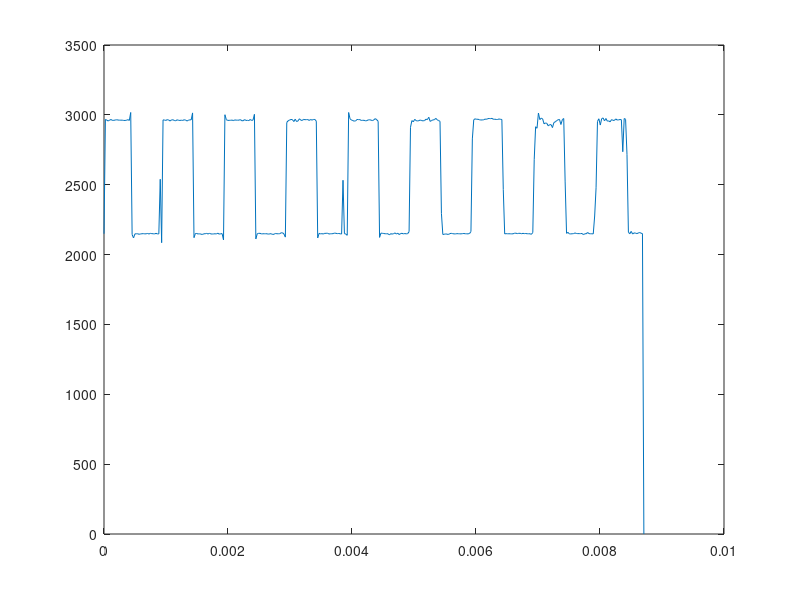

MATLAB code to generate this figure:

x = (0:1/44100:3*128/44100);

%100hz @200mv
y1 = [2368, 2212, 2377, 2381, 1993, 2397, 2388, 2393, 2396, 1791, 2400, 2415, 2415, 2412, 1777, 2417, 2412, 2420, 2454, 390, 2372, 2431, 2412, 2448, 920, 2439, 2425, 2440, 1967, 2429, 2493, 2449, 2450, 323, 2457, 2462, 2478, 2414, 288, 282, 2454, 2440, 2458, 2465, 1930, 2439, 2461, 2457, 1946, 917, 2458, 2448, 2457, 2460, 2460, 2461, 2453, 2485, 2004, 3998, 2453, 2453, 2455, 2458, 2445, 2423, 2449, 2424, 2076, 2442, 2442, 2437, 2439, 2309, 2437, 2490, 2429, 2426, 2117, 2421, 2421, 2417, 2412, 2151, 2403, 2400, 2402, 2400, 2177, 2376, 2394, 2387, 2384, 2224, 2378, 2370, 2369, 2364, 2358, 2360, 2355, 2352, 2349, 2201, 2345, 2337, 2333, 2330, 2280, 2324, 2317, 2308, 2310, 2306, 2317, 2338, 2305, 2284, 2295, 2286, 2286, 2277, 2256, 2341, 2260, 2276, 2245, 2244, 1645, 2212, 2235, 2191, 2215, 2175, 2210, 2173, 2121, 2166, 2400, 2181, 2153, 2155, 2147, 2129, 2125, 2123, 2121, 2112, 2116, 2114, 2107, 2112, 2105, 2106, 2106, 2093, 2093, 2094, 2109, 2089, 2089, 2079, 2074, 2072, 2069, 2055, 2052, 2064, 2454, 412, 2048, 2084, 2046, 4038, 2046, 2023, 2035, 2058, 2458, 2017, 2017, 1942, 1958, 3997, 1946, 1994, 1963, 1892, 2453, 1964, 1980, 1920, 1963, 1830, 1813, 1849, 1847, 2076, 1776, 1768, 1836, 1821, 1813, 394, 1806, 1875, 1829, 2083, 2421, 1864, 1787, 1727, 1768, 2888, 1743, 1723, 1746, 1749, 2394, 1626, 1735, 1728, 1719, 2152, 1724, 1717, 1712, 1694, 2355, 1700, 1716, 1675, 1699, 2337, 1695, 1712, 1685, 1682, 2317, 1674, 1659, 1662, 2348, 1661, 2070, 1685, 3703, 1663, 1680, 1743, 2256, 1642, 2047, 2054, 2245, 1650, 2115, 1637, 185, 1637, 1634, 1649, 2210, 1636, 1641, 1777, 1646, 2181, 1652, 1660, 1641, 1645, 3693, 1641, 1651, 1637, 1684, 1652, 1652, 1633, 1652, 1659, 3194, 1661, 1664, 1664, 1664, 1667, 1665, 1670, 1671, 1657, 1675, 1675, 1719, 1684, 1689, 1950, 1694, 1696, 1701, 1703, 2046, 1712, 1714, 1717, 1712, 1723, 1723, 1750, 1733, 1737, 1946, 1740, 1751, 1749, 1757, 1785, 1753, 1769, 1774, 1792, 1844, 1788, 1775, 1797, 1804, 1736, 1804, 1815, 1818, 1814, 1806, 1831, 1838, 1820, 1848, 1834, 1822, 1886, 1868, 1877, 1742, 1877, 1890, 1894, 1901, 1906, 1918, 1916, 1895, 1908, 1980, 1933, 1933, 1951, 1959, 1700, 1963, 1969, 1980, 1983, 1695, 1989, 2001, 2020, 2014, 1674, 2020, 2018, 2034, 2039, 2071, 2079, 2060, 2066, 2057, 1743, 2047, 2087, 2086, 2098, 2245, 2106,0];

%500hz @200mv
y2 = [1733, 1755, 2344, 2338, 1821, 2100, 2300, 2256, 2231, 1994, 2179, 2168, 2116, 2104, 2138, 491, 1945, 1944, 3488, 1893, 1837, 1814, 1787, 1761, 1731, 1712, 3506, 1685, 1650, 1655, 3160, 1650, 1644, 1646, 3946, 1662, 1677, 1673, 3973, 1704, 1741, 1779, 1794, 1817, 1867, 1873, 1898, 1925, 1925, 1981, 2007, 2027, 2084, 2096, 2129, 2137, 2182, 2225, 2209, 2262, 2285, 2306, 2346, 2361, 2371, 2388, 2392, 2418, 2417, 2441, 2423, 2454, 2457, 2464, 2449, 2456, 2454, 2468, 2439, 2431, 2417, 2406, 2372, 2389, 2352, 2338, 2311, 2301, 2283, 2239, 2209, 2179, 2169, 2159, 2096, 2072, 2060, 1991, 1946, 1932, 1927, 1898, 1856, 1807, 1820, 1802, 1748, 1744, 1752, 1717, 1696, 1698, 1622, 1678, 1661, 1653, 1646, 1644, 1614, 1650, 1649, 1644, 1670, 1662, 1677, 1682, 1715, 1745, 2420, 1771, 1794, 1835, 1853, 1814, 1891, 1917, 1950, 1994, 1977, 2051, 2059, 2090, 2138, 2161, 2176, 2197, 2238, 209, 2256, 2298, 2332, 2349, 835, 2385, 2402, 2416, 2430, 2440, 2440, 2453, 2452, 2459, 2455, 2466, 2456, 2452, 2437, 233, 2425, 2420, 2397, 2375, 1867, 2359, 2312, 2292, 2266, 701, 2235, 2189, 2160, 2132, 2129, 2079, 2044, 2019, 1989, 405, 1965, 1903, 1874, 1849, 1822, 1804, 1781, 1756, 1753, 1739, 1706, 1690, 1677, 1667, 186, 1650, 1650, 1645, 1644, 1648, 1648, 1656, 1652, 1673, 2352, 1690, 1716, 1728, 1748, 2718, 1756, 1816, 1834, 2159, 1889, 1943, 1973, 1991, 2010, 2029, 2083, 2116, 64, 1871, 2173, 2219, 2252, 1744, 1752, 2297, 2344, 2365, 1623, 1678, 2427, 2429, 2435, 1644, 399, 2451, 2458, 2446, 1670, 1662, 2456, 2442, 2434, 1745, 2420, 2409, 2381, 2358, 1853, 2308, 2317, 2271, 2246, 1994, 2190, 2194, 2112, 2110, 2138, 2076, 2017, 1991, 1949, 1933, 1871, 1913, 1839, 1820, 1795, 1785, 1785, 1742, 1725, 1707, 1707, 1680, 1672, 1664, 1651, 1646, 1648, 1645, 1647, 1704, 1680, 1652, 1667, 1683, 1867, 1693, 1709, 1743, 1767, 1789, 1979, 1831, 1875, 1879, 2129, 1937, 1938, 2034, 2027, 2197, 2072, 2131, 2137, 2181, 2198, 2224, 2249, 2273, 2274, 2448, 2325, 2319, 2378, 2394, 2472, 2416, 2420, 2451, 2450, 2520, 2456, 2461, 2454, 2455, 2352, 2452, 2449, 2426, 2414, 2207, 2399, 2374, 2332, 2304, 1889, 2291, 2275, 2224, 2199, 2029, 2172, 2123, 2078, 2048, 2173, 2029, 2000, 1928, 1913, 2297, 1884, 1863, 1811, 1793, 2426, 1736, 1746, 1706, 1696, 2450, 1682, 1672, 1649, 1646, 2456, 1646, 1654, 1648,0];

%1khz @200mv
y3 = [1804, 2318, 2093, 2204, 2257, 2319, 2457, 2399, 2415, 2436, 2450, 2407, 2459, 2450, 2432, 2411, 2378, 2304, 2291, 2248, 2200, 2140, 2077, 2019, 1957, 1899, 1541, 1798, 1758, 1720, 1691, 1663, 1660, 1650, 1644, 1654, 1674, 1672, 1732, 1769, 1983, 3650, 1862, 1976, 2029, 2207, 2357, 2198, 2251, 2299, 2441, 2378, 2378, 2439, 2458, 2449, 2371, 2462, 2432, 2412, 2536, 2304, 2336, 2248, 2193, 2141, 2140, 2022, 1963, 1864, 1853, 1806, 1806, 1719, 1700, 1606, 1670, 1646, 1646, 1655, 1775, 1674, 1725, 1763, 1805, 1990, 1917, 1851, 2014, 2080, 2313, 2068, 2269, 2295, 2341, 2461, 2377, 2346, 2456, 2461, 2520, 2457, 2377, 2411, 2384, 2183, 2340, 2299, 2201, 2114, 1899, 2085, 2028, 1912, 1864, 1693, 1845, 1769, 1696, 1673, 1655, 1671, 1647, 1650, 1673, 1812, 1690, 1677, 1804, 1852, 303, 1970, 1982, 2084, 2127, 2201, 2185, 2237, 2331, 2373, 2459, 2403, 2438, 2461, 2413, 2436, 2485, 2411, 2383, 2349, 2317, 2193, 2193, 2149, 2092, 2040, 1976, 1930, 1843, 1817, 1661, 1773, 1675, 1673, 1655, 1737, 1644, 1644, 1648, 1712, 1862, 1754, 1754, 1842, 1899, 1934, 1934, 666, 2128, 2183, 2378, 2280, 2284, 2367, 2406, 2462, 2432, 2458, 2460, 2455, 2336, 2426, 2392, 2351, 2313, 2262, 2276, 2281, 2093, 2059, 1806, 1926, 1926, 1827, 1781, 1622, 1750, 1680, 1655, 1649, 1725, 1637, 1651, 1685, 1717, 1883, 1755, 1838, 1890, 1930, 2773, 2005, 2061, 2154, 2226, 2154, 2342, 2313, 2399, 2425, 2441, 2445, 2454, 2454, 2473, 2299, 2420, 2394, 2316, 2265, 2028, 2212, 2160, 2044, 1987, 1769, 1878, 1784, 1750, 1671, 1703, 1634, 1646, 1812, 1651, 1713, 1747, 1852, 1845, 1941, 1980, 292, 2041, 2229, 2274, 2237, 2325, 2425, 2443, 2403, 2460, 2459, 2421, 2406, 2452, 2358, 2318, 2269, 2221, 2165, 2101, 2051, 1999, 1946, 1912, 1829, 1787, 1748, 1699, 1773, 1647, 1652, 1649, 1651, 1647, 1599, 1709, 1749, 1783, 1822, 1822, 1938, 2009, 2052, 1934, 2161, 2194, 2257, 2316, 2360, 2360, 2423, 2443, 2451, 2432, 2486, 2447, 2429, 2411, 2362, 2323, 2248, 2228, 2163, 2247, 2048, 1996, 1943, 1884, 1812, 1597, 1748, 1714, 1683, 1783, 1646, 1655, 1649, 1661, 1612, 1678, 1730, 1779, 1816, 1755, 1883, 1981, 2045, 2100, 2005, 2161, 2267, 2314, 2350, 2406, 2394, 2443, 2455, 2451, 2445, 2452, 2433, 2424, 2385, 2420, 2326, 2227, 2174, 2122, 2212, 2063, 1951, 1892, 1847, 1782, 1754, 1714, 1687, 1665, 1634, 1653, 1664, 1656, 1673,0];

%5khz @200mv
y4 = [1651, 1696, 418, 1982, 1654, 1794, 2156, 2356, 2340, 2391, 2144, 2017, 1872, 1674, 1831, 2119, 332, 2436, 2438, 2104, 1826, 1657, 1721, 1900, 2171, 2385, 902, 2322, 2514, 1780, 1645, 1716, 1718, 1950, 2430, 2441, 2291, 3826, 2003, 1646, 1727, 3768, 1972, 2432, 2406, 2233, 2032, 1717, 1717, 1786, 2039, 2320, 2320, 2394, 2165, 1890, 2142, 1749, 1655, 2118, 2344, 3851, 2459, 2119, 1834, 1667, 142, 1859, 1872, 2371, 2481, 1635, 2339, 265, 1655, 1691, 2275, 3700, 2215, 2447, 2299, 2036, 1731, 1755, 1732, 1985, 2189, 2182, 2436, 2236, 1960, 2625, 1773, 1643, 2035, 2298, 1982, 2528, 2239, 1941, 1718, 2338, 1780, 1782, 2332, 2454, 1683, 2389, 2156, 1680, 1662, 2447, 1818, 2112, 2463, 2344, 1762, 2106, 1672, 1685, 1899, 2250, 2163, 2374, 2324, 2077, 2036, 1791, 1865, 1927, 2203, 1916, 2388, 2227, 1995, 1768, 2340, 1643, 1748, 2275, 2444, 1674, 2402, 396, 1709, 1642, 3206, 4, 2453, 2400, 633, 1903, 1656, 1794, 774, 2345, 2385, 2155, 1901, 1670, 1847, 2136, 2378, 2456, 2086, 1813, 2000, 1587, 2176, 2411, 1972, 2303, 2035, 1760, 1647, 1717, 1717, 2235, 2442, 2447, 2320, 1978, 1739, 1645, 1741, 2005, 1988, 2423, 2429, 2230, 2459, 1700, 1655, 1794, 2070, 2335, 2335, 2397, 2148, 1868, 2339, 1606, 1830, 2122, 2372, 3931, 2459, 2146, 1834, 1659, 1731, 1679, 2163, 2391, 2466, 2182, 2322, 1794, 1652, 1700, 1668, 1922, 2413, 2444, 2273, 2528, 1756, 1645, 1727, 1987, 244, 2447, 2431, 2243, 1941, 2389, 1728, 1776, 2051, 2312, 1822, 2454, 2212, 1925, 1702, 2106, 1799, 2060, 2338, 2435, 2163, 2370, 1847, 1676, 1675, 1791, 1865, 2385, 2460, 2332, 2132, 281, 1653, 1685, 1896, 1643, 2179, 2456, 2310, 2055, 2402, 1653, 1716, 1945, 2250, 368, 2482, 2268, 1988, 1731, 1656, 1747, 1997, 2278, 2445, 2413, 2221, 1902, 1710, 1650, 1799, 2063, 2316, 2455, 2388, 112, 2156, 1685, 1657, 1781, 2035, 2053, 2459, 2379, 2154, 3915, 1538, 1675, 1853, 2130, 1739, 2463, 2332, 2050, 1813, 119, 1587, 1918, 2219, 2408, 2451, 2293, 2018, 1761, 1611, 1605, 1986, 2242, 2436, 2441, 3620, 446, 1724, 1646, 1743, 2018, 2018, 2451, 2413, 2212, 2163, 1821, 1651, 1801, 2092, 1323, 2347, 2373, 2154, 1845, 2413, 1676, 1862, 2124, 412, 2449, 2083, 1821, 1652, 2447, 1677, 2161, 2401, 2389, 1728, 2298, 1783, 1648, 1851, 2454, 1958, 2423, 2488, 2106, 1959, 1951, 1644, 1745, 2163, 2370, 2294, 2417, 2226, 1791,0]

%10khz @200mv
y5 = [1999, 2441, 1752, 1764, 1766, 2431, 1952, 1644, 1964, 2036, 2185, 1691, 1782, 2298, 2346, 1853, 1669, 2135, 2459, 2129, 1654, 1900, 2382, 2333, 3357, 1700, 2202, 2426, 1982, 1652, 2037, 2452, 2166, 1737, 1818, 2349, 2392, 1861, 1593, 201, 2459, 2114, 2177, 1909, 1909, 2300, 1794, 1724, 2185, 2450, 2022, 1645, 1650, 2445, 2437, 1713, 1770, 1755, 2447, 343, 1663, 2080, 1982, 2103, 1671, 1885, 2371, 2347, 2363, 1687, 2215, 2448, 2456, 1648, 1883, 2438, 2306, 37, 1783, 2245, 2435, 1975, 1708, 1645, 1986, 2235, 1700, 1697, 1827, 2404, 1806, 1691, 1139, 2151, 2451, 1646, 1956, 1895, 2287, 2254, 1749, 2280, 2378, 2431, 1929, 2024, 2451, 2444, 2204, 1696, 2336, 2386, 2374, 1860, 1696, 2460, 2102, 2195, 1915, 1893, 2306, 1779, 1864, 1712, 2227, 1989, 1668, 1649, 2197, 2441, 1693, 1807, 2020, 2343, 2363, 1671, 2120, 2036, 2462, 2147, 1835, 2385, 2346, 261, 1693, 2163, 2463, 4033, 1856, 1993, 2448, 2255, 3229, 1761, 545, 2394, 1918, 1654, 566, 2458, 2156, 1676, 1838, 2377, 2352, 1794, 1683, 203, 2171, 2461, 1652, 1938, 1909, 2413, 2273, 1718, 2270, 2546, 2362, 1655, 2073, 2452, 2437, 3718, 1669, 2370, 2347, 279, 1565, 3733, 2456, 2036, 1654, 1942, 3991, 2269, 1796, 1725, 2226, 2176, 2010, 1643, 1883, 4090, 2430, 1732, 1755, 2323, 2323, 2915, 1663, 2114, 1986, 2485, 2562, 1882, 2395, 2380, 2318, 1683, 2215, 2452, 2451, 1780, 1968, 2437, 2199, 2254, 1716, 1771, 2405, 1939, 1929, 1641, 2087, 2132, 1687, 1696, 1887, 2400, 1782, 1713, 1696, 2224, 2399, 1642, 1989, 1893, 2429, 1772, 2304, 1712, 2396, 2099, 2457, 1649, 2197, 2392, 2381, 1871, 1610, 2466, 2065, 1633, 1649, 2284, 1756, 2147, 1734, 1923, 1646, 2053, 2453, 1681, 1809, 2361, 2426, 1853, 1681, 2130, 2461, 2088, 1653, 1867, 2387, 2333, 3357, 1707, 2198, 2448, 1932, 1661, 1999, 2453, 2184, 1673, 1689, 2316, 2379, 1857, 1909, 199, 2450, 2083, 1652, 3954, 1905, 2328, 1824, 1684, 2437, 2461, 2018, 1643, 1972, 2388, 2164, 1723, 1762, 2296, 2407, 1910, 1654, 2071, 2460, 2276, 1672, 1847, 2368, 2322, 1882, 1557, 2178, 2460, 2008, 1583, 1647, 2438, 2297, 1767, 1986, 1215, 2442, 1973, 1644, 2893, 2009, 2210, 1686, 1792, 2451, 2375, 1812, 1676, 2187, 2254, 2332, 1643, 1915, 2438, 1929, 2268, 1725, 2254, 2441, 1696, 1935, 2021, 2469, 2221, 1664, 1690, 2345, 2414, 1868, 1893, 1651, 2444, 2117, 1655, 2396, 1954, 2317, 1777,0]

%square 1khz @ 200mv
y6 = [1645, 1646, 1660, 1648, 1642, 1644, 1647, 1660, 1644, 1642, 1642, 1645, 1644, 1660, 1656, 2458, 2458, 2428, 2460, 2461, 2461, 2461, 2460, 2461, 2461, 2462, 2458, 2458, 2464, 2459, 2459, 2456, 2462, 2459, 2456, 1645, 2448, 1645, 1642, 1632, 1639, 1647, 1645, 1646, 1645, 1647, 1644, 1651, 1642, 1644, 1644, 1642, 1648, 1623, 1641, 1646, 1645, 1641, 2461, 2458, 2459, 2451, 2455, 2460, 2459, 2463, 2464, 2459, 2463, 2462, 2461, 2459, 2458, 2413, 2462, 2460, 2457, 2452, 2460, 1645, 1644, 1643, 1646, 1647, 1641, 1643, 1642, 1644, 1681, 1641, 1655, 1672, 1647, 1645, 1647, 1647, 1648, 1671, 1644, 1646, 1645, 1644, 2463, 2458, 2458, 2466, 2452, 2460, 2457, 2459, 2459, 2459, 2459, 2465, 2460, 2441, 2449, 2462, 2309, 2462, 2462, 2463, 2501, 1643, 1647, 1648, 1647, 1648, 1644, 1644, 1641, 1648, 1646, 1648, 1647, 1622, 1644, 1645, 1640, 1644, 1640, 1661, 1643, 1645, 1641, 2606, 2460, 2458, 2457, 2463, 2456, 2461, 2457, 2564, 2460, 2421, 2464, 2463, 2455, 2458, 2452, 2459, 2462, 2455, 2462, 2459, 1642, 2459, 1645, 1643, 1643, 1647, 1637, 1627, 1615, 1641, 1642, 1643, 1638, 1643, 1645, 1631, 1624, 1644, 1648, 1615, 2461, 1642, 1636, 2456, 2458, 2460, 2446, 2459, 2457, 2462, 2463, 2465, 2497, 2452, 2462, 2413, 2460, 2457, 2462, 2418, 2460, 2492, 2457, 2456, 1646, 1646, 1640, 1644, 1642, 1650, 1646, 1643, 1655, 1672, 1644, 1643, 1654, 1647, 1648, 1642, 2459, 1643, 1645, 1641, 1648, 2455, 2461, 2466, 2455, 2458, 2462, 2483, 2459, 2460, 2458, 2475, 2464, 2441, 2461, 2456, 2463, 2461, 2462, 2467, 2458, 2493, 2455, 1648, 1644, 1648, 2459, 1641, 1641, 1643, 1647, 1641, 1646, 1626, 1627, 1647, 1667, 1649, 1640, 1643, 1643, 1645, 1647, 2606, 1645, 1633, 2458, 2507, 2456, 2458, 2463, 2445, 2459, 2421, 2460, 2462, 2455, 2460, 2452, 2443, 2459, 2461, 2441, 2459, 2459, 2462, 2480, 2461, 1643, 1645, 1645, 1645, 1644, 1641, 1643, 1659, 1643, 1655, 1645, 1647, 1633, 1652, 1645, 1615, 1646, 1645, 1647, 1642, 2458, 1628, 2457, 2461, 2420, 2462, 2457, 2459, 2472, 2461, 2462, 2459, 2455, 2461, 2458, 2418, 2472, 2461, 2456, 2414, 1646, 2455, 2461, 2440, 1645, 1650, 1641, 1601, 1646, 1643, 1644, 1623, 1646, 1644, 1638, 1642, 1645, 1641, 1648, 1647, 1648, 1644, 1652, 1642, 1646, 2458, 1644, 2456, 2443, 2480, 2458, 2458, 2459, 2465, 2454, 2456, 2461, 2459, 2462, 2477, 2458, 2461, 2460, 2451, 2457, 1648,0]

%square 1khz @ 200mv with filter
y7 = [2459, 2456, 2457, 2456, 402, 2462, 1589, 1641, 1646, 1647, 1646, 1642, 1642, 1643, 1642, 1642, 1645, 1641, 1641, 1640, 1642, 1642, 1641, 1641, 1645, 1642, 1642, 1647, 2493, 2453, 2456, 2452, 2451, 2453, 2458, 2453, 2458, 2455, 2451, 2456, 2459, 2460, 2459, 2446, 2459, 2455, 2451, 2452, 2455, 2458, 1585, 1642, 1642, 1643, 1643, 1642, 1641, 1642, 1642, 1641, 1642, 1644, 1642, 1642, 1642, 1642, 1642, 1642, 1643, 1642, 1642, 1656, 2392, 2450, 2461, 2449, 2456, 2453, 2451, 2450, 2448, 2451, 2449, 2448, 2460, 2453, 2460, 2454, 2454, 2455, 2456, 2462, 2456, 2441, 1605, 1770, 1643, 1642, 1642, 1642, 1642, 1640, 1642, 1642, 1642, 1643, 1642, 1642, 1642, 1642, 1642, 1643, 1642, 1642, 1576, 1660, 2440, 2451, 2455, 2455, 2450, 2455, 2460, 2458, 2459, 2452, 2454, 2453, 2448, 2459, 2454, 2459, 2456, 2452, 2459, 2457, 2454, 2440, 1838, 1642, 1642, 1643, 1642, 1642, 1642, 1641, 1641, 1641, 1640, 1640, 1641, 1642, 1643, 1643, 1642, 1642, 1642, 1642, 1608, 1658, 3128, 2454, 2456, 2453, 2455, 2454, 2452, 2458, 2459, 2456, 2456, 2458, 2458, 2455, 2456, 2457, 2453, 2458, 2456, 2455, 2456, 2446, 1893, 1642, 1643, 1640, 1642, 1645, 1642, 1637, 1638, 1636, 1638, 1639, 1638, 1642, 1645, 1637, 1640, 1634, 1600, 1638, 1640, 1643, 2013, 2447, 2455, 2461, 2464, 2462, 2441, 2477, 2461, 2455, 2458, 2402, 2451, 2454, 2460, 2463, 2463, 2458, 2455, 2458, 2461, 2460, 2205, 1651, 1641, 1641, 1641, 1645, 1643, 1669, 1609, 1642, 1699, 1642, 1640, 1644, 1646, 1637, 1646, 1644, 1644, 1642, 1644, 1643, 3714, 2438, 2463, 2461, 2435, 2460, 2469, 2481, 2446, 2458, 2435, 2460, 2452, 2450, 2454, 2465, 2449, 2456, 2465, 2456, 3071, 2463, 2330, 1653, 1639, 1641, 1641, 1640, 1642, 1635, 1642, 1641, 1641, 1643, 1642, 1642, 1641, 1640, 1629, 1641, 1640, 1638, 1632, 1640, 1627, 2454, 2455, 2448, 2447, 2459, 2456, 2457, 2453, 2452, 2457, 2457, 2456, 2457, 2452, 2460, 2446, 2456, 2458, 2457, 2461, 2455, 2508, 1643, 1642, 1641, 1641, 1643, 1643, 1641, 1628, 1639, 1642, 1640, 1649, 1636, 1634, 1639, 1634, 1639, 1639, 1637, 1640, 1656, 1661, 2442, 2463, 2458, 2458, 2460, 2457, 2462, 2450, 2459, 2457, 2456, 2459, 2457, 2456, 2447, 2451, 2457, 2458, 2458, 2456, 2455, 2531, 3681, 1643, 1643, 1643, 1642, 1642, 1642, 1642, 1643, 1646, 1642, 1643, 1642, 1641, 1640, 1642, 1642, 1643, 1642, 3759, 1643, 1584, 2472, 2457, 2467,0]
    
%square 1khz @ 200mv with filter -250mv dc
y8 =  [1131, 1131, 1132, 1132, 1134, 1135, 1134, 1134, 1135, 1134, 1135, 1133, 1133, 1274, 1278, 1946, 1946, 1946, 1945, 1947, 1947, 1947, 1947, 1947, 1950, 1948, 1948, 1946, 1945, 1948, 1947, 1956, 1947, 1566, 1948, 1895, 1144, 1128, 1134, 1130, 1152, 1153, 1132, 1134, 1049, 1127, 1132, 1141, 1135, 1139, 1128, 1144, 1127, 1133, 1138, 1130, 1131, 1090, 1932, 1945, 1946, 1945, 1947, 1947, 1947, 1948, 1947, 1944, 1946, 1946, 1946, 1947, 1949, 1947, 1978, 1948, 1948, 1948, 2010, 1955, 1147, 1134, 1134, 1130, 1134, 1132, 1130, 1130, 1029, 1157, 1132, 1130, 1167, 1126, 1127, 1155, 1132, 1133, 1156, 1139, 1128, 1146, 1935, 1946, 1947, 1946, 1945, 1941, 1944, 1952, 1945, 1949, 1947, 1948, 1941, 1947, 1946, 1948, 1945, 1930, 1947, 1959, 1948, 1997, 1112, 1128, 1134, 1135, 1131, 1131, 1131, 1133, 1147, 1134, 1135, 1135, 1135, 1136, 1135, 1134, 1122, 1144, 1135, 1131, 1136, 1082, 1951, 1947, 1947, 1946, 1942, 1946, 1944, 1944, 1948, 1947, 1946, 1945, 1951, 1945, 1951, 1945, 1948, 1946, 1946, 1945, 1946, 1610, 1458, 1132, 1149, 1163, 1129, 1149, 1071, 1138, 1130, 1136, 1130, 1130, 1131, 1133, 1132, 1133, 1132, 1146, 1133, 1132, 1132, 1113, 1999, 1946, 1941, 1943, 1938, 1948, 1948, 1949, 1947, 1944, 1945, 1948, 1947, 1947, 1945, 1947, 1947, 1982, 1950, 1948, 1942, 1966, 1079, 1134, 1142, 1138, 1943, 1261, 1137, 1132, 1135, 1135, 1135, 1138, 1151, 1133, 1137, 1135, 1134, 1133, 1134, 1134, 1373, 1135, 2034, 1945, 1946, 1949, 1943, 1945, 1950, 1946, 1951, 1945, 1948, 1950, 1948, 1946, 1951, 1949, 1945, 1946, 2016, 1936, 1948, 1942, 1947, 1130, 1146, 1133, 1133, 1134, 1135, 1133, 1133, 1134, 1134, 1133, 1132, 1135, 1137, 1134, 1135, 1133, 1135, 1134, 1134, 1179, 1893, 1980, 1949, 1947, 1940, 1949, 1947, 1952, 1943, 1946, 1946, 1948, 1948, 1947, 1946, 1950, 1948, 1946, 1948, 1820, 1946, 1932, 1153, 1135, 1135, 1135, 1135, 1134, 1134, 1134, 1134, 1134, 1134, 1135, 1134, 1135, 1133, 1134, 1133, 1135, 1134, 1136, 1134, 1148, 1922, 1948, 1942, 1947, 1946, 1943, 1939, 1950, 1948, 1952, 1946, 1946, 1949, 1947, 1946, 1946, 1947, 1950, 1947, 1947, 1955, 1940, 1512, 1135, 1133, 1136, 1136, 1132, 1137, 1131, 1136, 1136, 1139, 1136, 1135, 1134, 1135, 1135, 1134, 1125, 1151, 1134, 1134, 1147, 1635, 1948, 1956, 1976, 1947, 1945, 1948, 1949, 1949, 1950, 1943, 1947, 1946, 1947, 1950, 1947, 1949, 1947,0]

%square 1khz @200mv filter 250 dc
y9 =[2149, 2967, 2962, 2956, 2962, 2967, 2960, 2961, 2963, 2965, 2963, 2962, 2962, 2962, 2960, 2960, 2961, 2966, 2960, 3017, 2143, 2119, 2148, 2149, 2149, 2145, 2148, 2149, 2150, 2148, 2149, 2151, 2147, 2152, 2150, 2149, 2148, 2152, 2148, 2148, 2539, 2085, 2964, 2963, 2960, 2966, 2963, 2956, 2964, 2965, 2960, 2957, 2965, 2961, 2960, 2962, 2960, 2965, 2963, 2956, 2961, 2965, 2964, 3014, 2121, 2151, 2151, 2147, 2149, 2146, 2144, 2149, 2149, 2152, 2147, 2152, 2148, 2147, 2148, 2149, 2148, 2153, 2146, 2149, 2150, 2105, 3001, 2966, 2960, 2961, 2961, 2963, 2959, 2964, 2962, 2962, 2962, 2966, 2958, 2958, 2966, 2960, 2961, 2959, 2967, 2960, 2963, 3004, 2112, 2149, 2152, 2152, 2148, 2149, 2149, 2149, 2149, 2146, 2149, 2149, 2144, 2146, 2151, 2149, 2149, 2149, 2156, 2156, 2147, 2125, 2946, 2958, 2963, 2967, 2966, 2952, 2969, 2952, 2957, 2972, 2962, 2960, 2968, 2965, 2966, 2966, 2960, 2967, 2962, 2967, 2967, 2955, 2119, 2152, 2148, 2150, 2147, 2152, 2152, 2153, 2147, 2149, 2149, 2150, 2154, 2152, 2150, 2151, 2149, 2147, 2532, 2150, 2147, 2138, 3017, 2972, 2963, 2959, 2955, 2957, 2967, 2966, 2966, 2960, 2961, 2961, 2957, 2959, 2964, 2965, 2962, 2959, 2965, 2973, 2965, 2954, 2123, 2154, 2152, 2151, 2149, 2149, 2149, 2141, 2150, 2146, 2150, 2155, 2147, 2153, 2143, 2151, 2152, 2148, 2151, 2148, 2150, 2164, 2911, 2959, 2950, 2968, 2959, 2956, 2959, 2963, 2959, 2957, 2959, 2969, 2966, 2983, 2953, 2960, 2964, 2965, 2975, 2965, 2959, 2954, 2295, 2144, 2145, 2148, 2146, 2144, 2150, 2152, 2150, 2148, 2148, 2150, 2149, 2149, 2148, 2150, 2151, 2149, 2149, 2148, 2151, 2164, 2828, 2965, 2972, 2968, 2969, 2965, 2963, 2964, 2964, 2970, 2968, 2973, 2974, 2973, 2975, 2968, 2969, 2967, 2967, 2971, 2968, 2967, 2465, 2148, 2150, 2149, 2149, 2149, 2148, 2149, 2153, 2153, 2150, 2152, 2152, 2149, 2152, 2150, 2151, 2149, 2149, 2149, 2145, 2158, 2679, 2915, 2904, 3013, 2966, 2977, 2971, 2936, 2942, 2939, 2921, 2930, 2930, 2909, 2945, 2950, 2959, 2965, 2967, 2931, 2965, 2974, 2520, 2152, 2159, 2148, 2148, 2149, 2150, 2155, 2151, 2150, 2150, 2150, 2151, 2143, 2149, 2149, 2158, 2150, 2149, 2149, 2148, 2276, 2478, 2953, 2972, 2927, 2973, 2978, 2957, 2974, 2955, 2957, 2950, 2966, 2961, 2960, 2971, 2963, 2964, 2967, 2965, 2736, 2974, 2968, 2715, 2160, 2149, 2166, 2147, 2155, 2154, 2150, 2154, 2158, 2153, 2150,0]

plot(x,y9)





